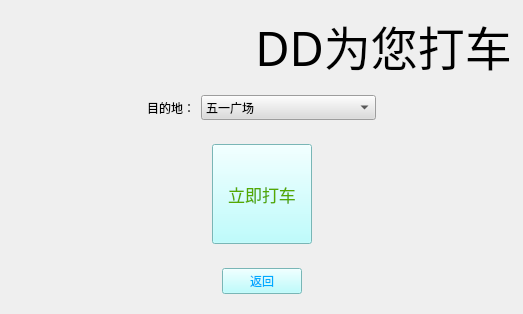
   <widget class="QWidget" name="page_4">
    <layout class="QVBoxLayout" name="verticalLayout_8">
     <item>
      <widget class="QLabel" name="label_37">
       <property name="font">
        <font>
         <family>华文琥珀</family>
         <pointsize>35</pointsize>
         <weight>50</weight>
         <bold>false</bold>
        </font>
       </property>
       <property name="text">
        <string>                    DD为您打车</string>
       </property>
      </widget>
     </item>
     <item>
      <widget class="QWidget" name="widget_30" native="true">
       <layout class="QHBoxLayout" name="horizontalLayout_29">
        <item>
         <spacer name="horizontalSpacer_42">
          <property name="orientation">
           <enum>Qt::Horizontal</enum>
          </property>
          <property name="sizeHint" stdset="0">
           <size>
            <width>40</width>
            <height>20</height>
           </size>
          </property>
         </spacer>
        </item>
        <item>
         <widget class="QLabel" name="label_38">
          <property name="styleSheet">
           <string notr="true">font: 10pt &quot;微软雅黑&quot;;</string>
          </property>
          <property name="text">
           <string>目的地：</string>
          </property>
         </widget>
        </item>
        <item>
         <widget class="QComboBox" name="L_p4_to">
          <property name="minimumSize">
           <size>
            <width>175</width>
            <height>25</height>
           </size>
          </property>
          <property name="maximumSize">
           <size>
            <width>175</width>
            <height>25</height>
           </size>
          </property>
          <property name="styleSheet">
           <string notr="true">background-color: rgb(220, 220, 220);
font: 10pt &quot;微软雅黑&quot;;</string>
          </property>
          <item>
           <property name="text">
            <string>五一广场</string>
           </property>
          </item>
          <item>
           <property name="text">
            <string>烈士公园</string>
           </property>
          </item>
          <item>
           <property name="text">
            <string>橘子洲</string>
           </property>
          </item>
          <item>
           <property name="text">
            <string>湖南大学</string>
           </property>
          </item>
          <item>
           <property name="text">
            <string>长沙南站</string>
           </property>
          </item>
          <item>
           <property name="text">
            <string>世界之窗</string>
           </property>
          </item>
          <item>
           <property name="text">
            <string>湘雅二医院</string>
           </property>
          </item>
          <item>
           <property name="text">
            <string>湖南省政府</string>
           </property>
          </item>
         </widget>
        </item>
        <item>
         <spacer name="horizontalSpacer_43">
          <property name="orientation">
           <enum>Qt::Horizontal</enum>
          </property>
          <property name="sizeHint" stdset="0">
           <size>
            <width>40</width>
            <height>20</height>
           </size>
          </property>
         </spacer>
        </item>
       </layout>
      </widget>
     </item>
     <item>
      <widget class="QWidget" name="widget_29" native="true">
       <layout class="QHBoxLayout" name="horizontalLayout_28">
        <item>
         <widget class="QLabel" name="label_39">
          <property name="text">
           <string/>
          </property>
         </widget>
        </item>
        <item>
         <widget class="QPushButton" name="Ptn_p4_o">
          <property name="minimumSize">
           <size>
            <width>100</width>
            <height>100</height>
           </size>
          </property>
          <property name="maximumSize">
           <size>
            <width>100</width>
            <height>100</height>
           </size>
          </property>
          <property name="font">
           <font>
            <family>华文琥珀</family>
            <pointsize>13</pointsize>
            <weight>50</weight>
            <italic>false</italic>
            <bold>false</bold>
           </font>
          </property>
          <property name="styleSheet">
           <string notr="true">QPushButton {
	font: 13pt &quot;华文琥珀&quot;;
background-color: rgb(170, 255, 255);
color: rgb(85, 170, 0);}
QPushButton:hover { 
background-color: rgb(151, 227, 227);
color: rgb(255, 255, 255);}</string>
          </property>
          <property name="text">
           <string>立即打车</string>
          </property>
         </widget>
        </item>
        <item>
         <widget class="QLabel" name="label_40">
          <property name="text">
           <string/>
          </property>
         </widget>
        </item>
       </layout>
      </widget>
     </item>
     <item>
      <widget class="QWidget" name="widget_28" native="true">
       <layout class="QHBoxLayout" name="horizontalLayout_27">
        <item>
         <spacer name="horizontalSpacer_44">
          <property name="orientation">
           <enum>Qt::Horizontal</enum>
          </property>
          <property name="sizeHint" stdset="0">
           <size>
            <width>40</width>
            <height>20</height>
           </size>
          </property>
         </spacer>
        </item>
        <item>
         <widget class="QLabel" name="label_41">
          <property name="text">
           <string/>
          </property>
         </widget>
        </item>
        <item>
         <widget class="QPushButton" name="Ptn_p4_b">
          <property name="styleSheet">
           <string notr="true">QPushButton {font: 10pt &quot;微软雅黑&quot;;
background-color: rgb(170, 255, 255);
color: rgb(0, 170, 255);}
QPushButton:hover { 
background-color: rgb(151, 227, 227);
color: rgb(255, 255, 255);}</string>
          </property>
          <property name="text">
           <string>返回</string>
          </property>
         </widget>
        </item>
        <item>
         <widget class="QLabel" name="label_42">
          <property name="text">
           <string/>
          </property>
         </widget>
        </item>
        <item>
         <spacer name="horizontalSpacer_45">
          <property name="orientation">
           <enum>Qt::Horizontal</enum>
          </property>
          <property name="sizeHint" stdset="0">
           <size>
            <width>40</width>
            <height>20</height>
           </size>
          </property>
         </spacer>
        </item>
       </layout>
      </widget>
     </item>
    </layout>
   </widget>
